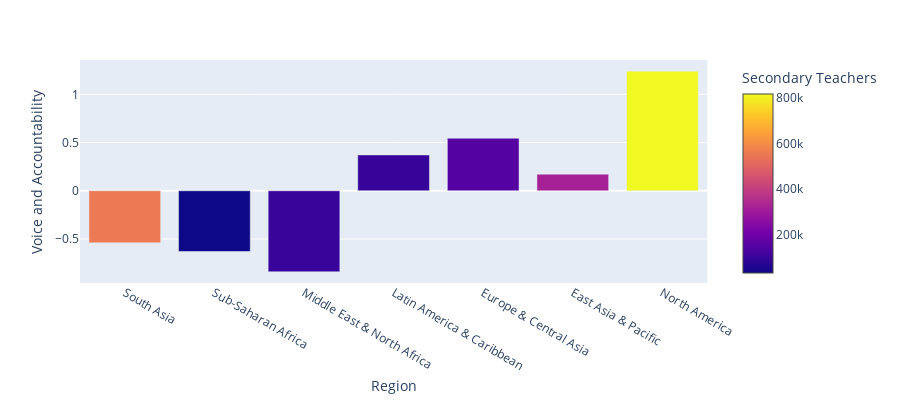
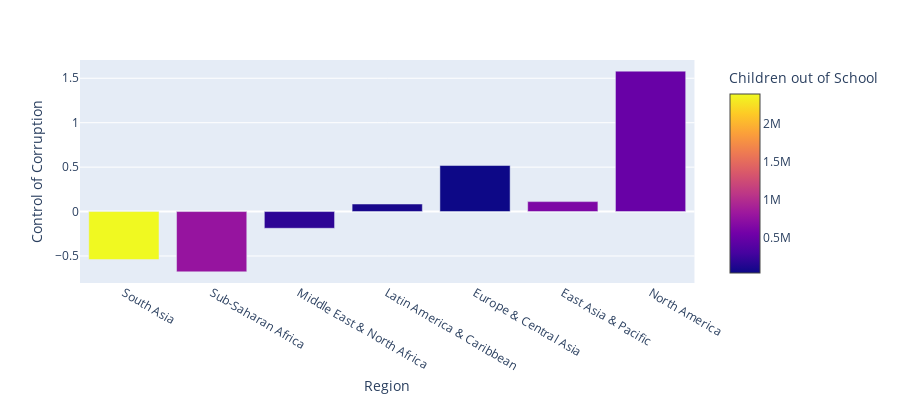
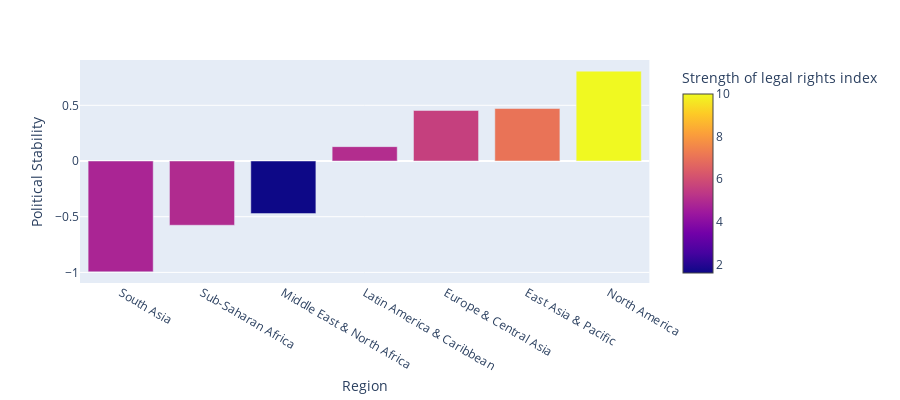

Notebook cell for these charts, in order:
### Code cell
# Groupby Region
groupedby_region = groupedby_region
groupedby_region = groupedby_region.sort_values(by=['Political Stability'],ascending=True)

# Make Bar Chart
bchart_voice_accountavility = px.bar(groupedby_region, x='Region', y='Voice and Accountability',
             hover_data=['Region'], color='Secondary Teachers', height=400)
bchart_voice_accountavility .show()

bchart_voice_accountavility = px.bar(groupedby_region, x='Region', y='Control of Corruption',
             hover_data=['Region'], color='Children out of School', height=400)
bchart_voice_accountavility .show()

bchart_pol_stability = px.bar(groupedby_region, x='Region', y='Political Stability',
             hover_data=['Region'], color='Strength of legal rights index', height=400)
bchart_pol_stability .show()


# Create Heatmaps

heatmap_reg_quality = px.choropleth(original_df, locations="Code",
                   color="Regulatory Quality", # lifeExp is a column of gapminder
                   hover_name='Country', # column to add to hover information
                   color_continuous_scale=px.colors.sequential.Plasma)
heatmap_reg_quality.show()

heatmap_log_performance = px.choropleth(original_df, locations="Code",
                   color="Logistics performance Index", # lifeExp is a column of gapminder
                   hover_name='Country', # column to add to hover information
                   color_continuous_scale=px.colors.sequential.Plasma)

heatmap_log_performance.show()

# Create Scatter Plot

scat_voice_gdp = px.scatter(original_df,y="GDP",x="Voice and Accountability",  color='Government Effectiveness',
                 size='GDP', hover_data=['Country'])
scat_voice_gdp.show()

### Figure 1 — Plotly figure (JSON) as saved in the notebook; plotly's stock layout.template omitted (floating-point values rounded to 4 significant figures)
{"data": [{"alignmentgroup": "True", "customdata": [["South Asia"], ["Sub-Saharan Africa"], ["Middle East & North Africa"], ["Latin America & Caribbean"], ["Europe & Central Asia"], ["East Asia & Pacific"], ["North America"]], "hoverlabel": {"namelength": 0}, "hovertemplate": "Region=%{customdata[0]}<br>Voice and Accountability=%{y}<br>Secondary Teachers=%{marker.color}", "legendgroup": "", "marker": {"color": [552800.0, 33130.0, 99260.0, 96240.0, 150500.0, 322300.0, 816300.0], "coloraxis": "coloraxis"}, "name": "", "offsetgroup": "", "orientation": "v", "showlegend": false, "textposition": "auto", "type": "bar", "x": ["South Asia", "Sub-Saharan Africa", "Middle East & North Africa", "Latin America & Caribbean", "Europe & Central Asia", "East Asia & Pacific", "North America"], "xaxis": "x", "y": [-0.54, -0.6295, -0.8405, 0.3714, 0.545, 0.1725, 1.24], "yaxis": "y"}], "layout": {"barmode": "relative", "coloraxis": {"colorbar": {"title": {"text": "Secondary Teachers"}}, "colorscale": [[0, "#0d0887"], [0.1111, "#46039f"], [0.2222, "#7201a8"], [0.3333, "#9c179e"], [0.4444, "#bd3786"], [0.5556, "#d8576b"], [0.6667, "#ed7953"], [0.7778, "#fb9f3a"], [0.8889, "#fdca26"], [1, "#f0f921"]]}, "height": 400, "legend": {"tracegroupgap": 0}, "margin": {"t": 60}, "xaxis": {"anchor": "y", "domain": [0, 0.98], "title": {"text": "Region"}}, "yaxis": {"anchor": "x", "domain": [0, 1], "title": {"text": "Voice and Accountability"}}}}

### Figure 2 — Plotly figure (JSON) as saved in the notebook; plotly's stock layout.template omitted (floating-point values rounded to 4 significant figures)
{"data": [{"alignmentgroup": "True", "customdata": [["South Asia"], ["Sub-Saharan Africa"], ["Middle East & North Africa"], ["Latin America & Caribbean"], ["Europe & Central Asia"], ["East Asia & Pacific"], ["North America"]], "hoverlabel": {"namelength": 0}, "hovertemplate": "Region=%{customdata[0]}<br>Control of Corruption=%{y}<br>Children out of School=%{marker.color}", "legendgroup": "", "marker": {"color": [2397000.0, 784700.0, 186200.0, 83720.0, 33110.0, 628400.0, 499600.0], "coloraxis": "coloraxis"}, "name": "", "offsetgroup": "", "orientation": "v", "showlegend": false, "textposition": "auto", "type": "bar", "x": ["South Asia", "Sub-Saharan Africa", "Middle East & North Africa", "Latin America & Caribbean", "Europe & Central Asia", "East Asia & Pacific", "North America"], "xaxis": "x", "y": [-0.54, -0.6784, -0.188, 0.08486, 0.5181, 0.1119, 1.58], "yaxis": "y"}], "layout": {"barmode": "relative", "coloraxis": {"colorbar": {"title": {"text": "Children out of School"}}, "colorscale": [[0, "#0d0887"], [0.1111, "#46039f"], [0.2222, "#7201a8"], [0.3333, "#9c179e"], [0.4444, "#bd3786"], [0.5556, "#d8576b"], [0.6667, "#ed7953"], [0.7778, "#fb9f3a"], [0.8889, "#fdca26"], [1, "#f0f921"]]}, "height": 400, "legend": {"tracegroupgap": 0}, "margin": {"t": 60}, "xaxis": {"anchor": "y", "domain": [0, 0.98], "title": {"text": "Region"}}, "yaxis": {"anchor": "x", "domain": [0, 1], "title": {"text": "Control of Corruption"}}}}

### Figure 3 — Plotly figure (JSON) as saved in the notebook; plotly's stock layout.template omitted (floating-point values rounded to 4 significant figures)
{"data": [{"alignmentgroup": "True", "customdata": [["South Asia"], ["Sub-Saharan Africa"], ["Middle East & North Africa"], ["Latin America & Caribbean"], ["Europe & Central Asia"], ["East Asia & Pacific"], ["North America"]], "hoverlabel": {"namelength": 0}, "hovertemplate": "Region=%{customdata[0]}<br>Political Stability=%{y}<br>Strength of legal rights index=%{marker.color}", "legendgroup": "", "marker": {"color": [4.791, 4.969, 1.592, 5.035, 5.591, 7.03, 10], "coloraxis": "coloraxis"}, "name": "", "offsetgroup": "", "orientation": "v", "showlegend": false, "textposition": "auto", "type": "bar", "x": ["South Asia", "Sub-Saharan Africa", "Middle East & North Africa", "Latin America & Caribbean", "Europe & Central Asia", "East Asia & Pacific", "North America"], "xaxis": "x", "y": [-0.9952, -0.5768, -0.4724, 0.1289, 0.4537, 0.4711, 0.8067], "yaxis": "y"}], "layout": {"barmode": "relative", "coloraxis": {"colorbar": {"title": {"text": "Strength of legal rights index"}}, "colorscale": [[0, "#0d0887"], [0.1111, "#46039f"], [0.2222, "#7201a8"], [0.3333, "#9c179e"], [0.4444, "#bd3786"], [0.5556, "#d8576b"], [0.6667, "#ed7953"], [0.7778, "#fb9f3a"], [0.8889, "#fdca26"], [1, "#f0f921"]]}, "height": 400, "legend": {"tracegroupgap": 0}, "margin": {"t": 60}, "xaxis": {"anchor": "y", "domain": [0, 0.98], "title": {"text": "Region"}}, "yaxis": {"anchor": "x", "domain": [0, 1], "title": {"text": "Political Stability"}}}}
